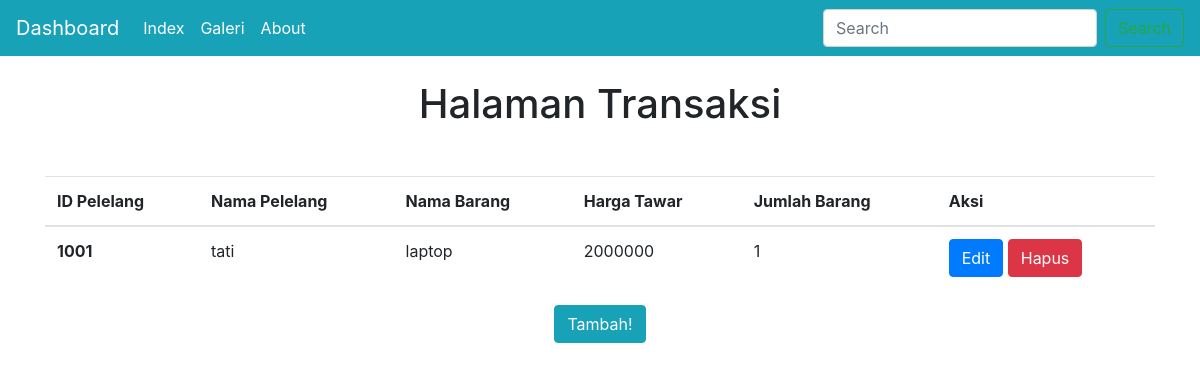
The page /halaman_transaksi.php on the database its author committed.
### tables this page shows
CREATE TABLE `transaksi` (
  `id_pelelang` int(11) NOT NULL,
  `nama_pelelang` varchar(50) NOT NULL,
  `nama_barang` varchar(50) NOT NULL,
  `harga_tawar` bigint(15) NOT NULL,
  `jumlah_barang` int(15) NOT NULL
);

### db.php (called while the page is built, shortened)
<?php
class Database {
    private $host = 'localhost';
    private $user = 'root';
    private $pass = '';
    private $db   = 'lelang';
    public function connect()
    {
        $this->koneksi = mysqli_connect($this->host, $this->user, $this->pass, $this->db);
        return $this->koneksi;
    }
    public function getAll($table)
    {
        $koneksi = $this->connect();
        $query = mysqli_query($koneksi, "SELECT * FROM {$table}");
        $result = [];
        while ( $row = mysqli_fetch_array($query, MYSQLI_ASSOC) ) {
            $result[] = $row;
        }
        return $result;
    }
}

### halaman_transaksi.php (the view, shortened to what this page needs)
<!DOCTYPE html>
<html>
    <head>
        <link rel="stylesheet" href="bootstrap-4.3.1-dist/css/bootstrap.css">
    </head>
    <body>
    <nav class="navbar navbar-expand-lg navbar-dark bg-info">
            <a class="navbar-brand" href="dashboard.php">Dashboard</a>
            <div class="collapse navbar-collapse" id="navbarSupportedContent">
                <ul class="navbar-nav mr-auto">
                    <li class="nav-item active">
                        <a class="nav-link" href="index.php">Index <span class="sr-only">(current)</span></a>
                    </li>
                    <li class="nav-item active">
                        <a class="nav-link" href="galeri.php">Galeri<span class="sr-only">(current)</span></a>
                    </li>
                    <li class="nav-item active">
                        <a class="nav-link" href="about.php">About<span class="sr-only">(current)</span></a>
                    </li>
                </ul>
                <form class="form-inline my-2 my-lg-0">
                    <input class="form-control mr-sm-2" type="search" placeholder="Search" aria-label="Search">
                    <button class="btn btn-outline-success my-2 my-sm-0" type="submit">Search</button>
                </form>
            </div>
        </nav>
        <br>
    <center><h1>Halaman Transaksi</h1></center>
        <?php
        include "db.php";
        $db = new Database();
        $data = $db->getAll('transaksi');
        ?>
        <div class="container mt-5">
        <table class="table">
            <thead>
                <tr>
                    <th scope="col">ID Pelelang</th>
                    <th scope="col">Nama Pelelang</th>
                    <th scope="col">Nama Barang</th>
                    <th scope="col">Harga Tawar</th>
                    <th scope="col">Jumlah Barang</th>
                    <th>Aksi</th>
                </tr>
            </thead>
            <tbody>
                <?php foreach($data as $d): ?>
                    <tr>
                        <th scope="row"><?php echo $d['id_pelelang'];?></th>
                        <td><?php echo $d['nama_pelelang'];?></td>
                        <td><?php echo $d['nama_barang'];?></td>
                        <td><?php echo $d['harga_tawar'];?></td>
                        <td><?php echo $d['jumlah_barang'];?></td>
                        <td>
                            <a href="form_ubah_transaksi.php?id=<?php echo $d['id_pelelang']; ?>" class="btn btn-primary">Edit</a>
                            <a href="proses_hapus_transaksi.php?id=<?php echo $d['id_pelelang']; ?>"
                            class="btn btn-danger" onclick="return confirm('Apakah anda yakin akan menghapus data ini?')">Hapus</a>
                        </td>
                    </tr>
<?php endforeach; ?>
  </tbody>
</table>
        </div>
      <center><a href="form_tambah_transaksi.php" class="btn btn-info">Tambah!</a></center>
</body>
</html>

### rows shown on the page
transaksi: id_pelelang "1001", nama_pelelang "tati", nama_barang "laptop", harga_tawar "2000000", jumlah_barang "1"
